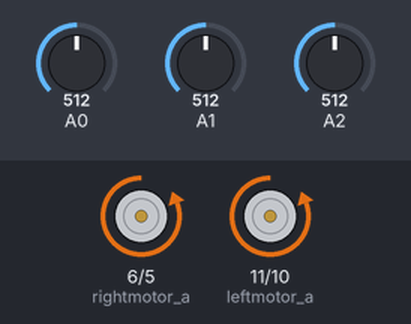
This sketch was run on a simulated Arduino Uno, built with avr-gcc and run on an emulated ATmega328P. On the bench: motor-driver pin pairs drawn as motors (green arrow = first pin HIGH = forward, orange = second pin HIGH = backward, longer = more drive). Inputs (shaded band) come from the test bench; at power-on: A1 = 512, A0 = 512, A2 = 512.

Above: at 2.0 s.
2.1 s: A1 set to 207
4.9 s: A1 set to 183
At 6.5 s:
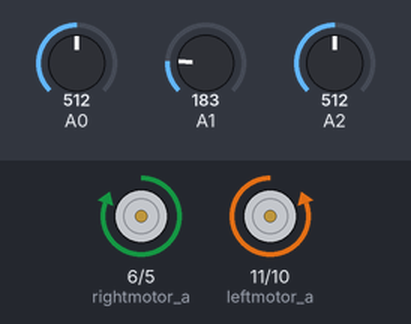
9.4 s: A0 set to 416
12.9 s: A0 set to 384
At 14.7 s:
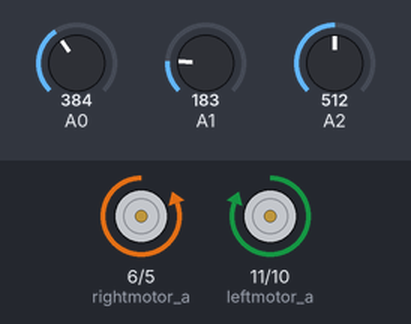
15.2 s: A2 set to 310
16.9 s: A2 set to 290
At 18.7 s:
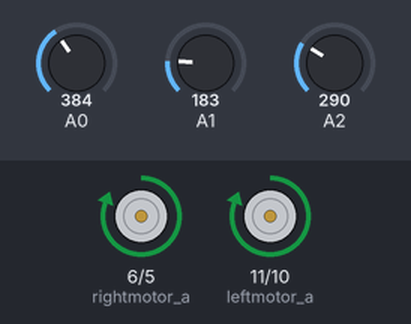
Timing chart, 0 to 19.7 s (numbered marks = the images above; inputs shaded):
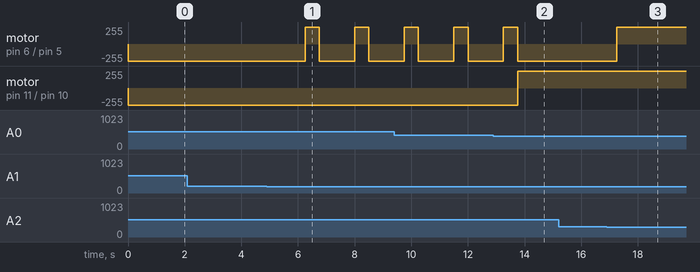

The sketch:

KETCON_VACCUM_v2.ino
```cpp
#define leftmotor_a 11
#define rightmotor_a 6
#define leftmotor_b 10
#define rightmotor_b 5

int i;

// Declaring variables to hold the values from the input of the IR Sensors
int dat0;
int dat1;
int dat2;

void setup() {
  // Motor Pins
  pinMode(leftmotor_a, OUTPUT);
  pinMode(rightmotor_a, OUTPUT);
  pinMode(leftmotor_b, OUTPUT);
  pinMode(rightmotor_b, OUTPUT);
  // IR Input pins
  pinMode(A0, INPUT);
  pinMode(A1, INPUT);
  pinMode(A2, INPUT);
}

void loop() {
  // Reading Values from the Sensors, Note this will be refreshed everytime the loop runs
  dat0 = analogRead(A0);
  dat1 = analogRead(A1);
  dat2 = analogRead(A2);
  //Checks if the vaccum has reached a dead end ahead
  if(dat0 > 400){
    Serial.println("I'm In");
    // case when there is not enough space left behind to move back and there is not enough space ahead
      // give signals to make the motors move back
      analogWrite(leftmotor_a, 0);
      analogWrite(leftmotor_b, 255);
      analogWrite(rightmotor_a, 0);
      analogWrite(rightmotor_b, 255);
      i = 0;
      // keeps the vaccum moving back for 5 seconds unless an obstacle is encountered
      delay(1250);
      // checks to see if there is any space to move to in the direction of dat2 and if there is, moves in that direction
      if(dat2 < 200){
        Serial.println("Im' turning to dat2");
        analogWrite(leftmotor_a, 255);
        analogWrite(leftmotor_b, 0);
        analogWrite(rightmotor_a, 0);
        analogWrite(rightmotor_b, 255);
        delay(500);
      }
      else{
        // same as previous but to opposite direction
        if(dat1 < 200){
          Serial.println("I'm turning to dat1");
          analogWrite(leftmotor_a, 0);
          analogWrite(leftmotor_b, 255);
          analogWrite(rightmotor_a, 255);
          analogWrite(rightmotor_b, 0);
          delay(500);
        }
      }
  }
  else{
    // if there is an obstacle in this side, it moves in the opposite side
    if(dat1 > 300){
      analogWrite(leftmotor_a, 0);
      analogWrite(leftmotor_b, 255);
      analogWrite(rightmotor_a, 255);
      analogWrite(rightmotor_b, 0);
      delay(500);
    }
    else{
      // if there is an obstacle in this direction, it moves in the opposite side
      if(dat2 > 300){
        analogWrite(leftmotor_a, 255);
        analogWrite(leftmotor_b, 0);
        analogWrite(rightmotor_a, 0);
        analogWrite(rightmotor_b, 255);
        delay(500);
      }
      // if there is no obstacle in any direction, it keeps moving forward
      else{
        analogWrite(leftmotor_a, 255);
        analogWrite(leftmotor_b, 0);
        analogWrite(rightmotor_a, 255);
        analogWrite(rightmotor_b, 0);
      }
    }
  }
}
```

Measured:
- the behaviour switches between 200 and 199 on A1 (found by bisection; images 0 and 1)
- the behaviour switches between 401 and 400 on A0 (found by bisection; images 1 and 2)
- the behaviour switches between 301 and 300 on A2 (found by bisection; images 2 and 3)
- after the input at 2.1 s, every drawn part: stays the same
- after the input at 4.9 s, motor on pin 6 (rightmotor_a) / pin 5 (rightmotor_b): alternates forward 255/255 for 0.50 s and backward 255/255 for 1.3 s, starting after 1.4 s
- after the input at 12.9 s, motor on pin 11 (leftmotor_a) / pin 10 (leftmotor_b): backward 255/255 → forward 255/255 after 0.86 s
- after the input at 15.2 s, every drawn part: stays the same
- after the input at 16.9 s, motor on pin 6 (rightmotor_a) / pin 5 (rightmotor_b): backward 255/255 → forward 255/255 after 0.36 s
